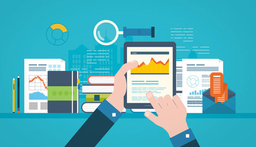
#> input picture internetgrafi-prom-750x430 - Copy.png, 256 x 147 px, shrunk from 750 x 430 before the run
$ python Actividad2.py
#> lines starting #> are read from the running program, lines starting #| are printed output that depends on the picture
#Referencias
#By Abhisek Jana
#https://github.com/adeveloperdiary/blog/tree/master/Computer_Vision/Sobel_Edge_Detection
#http://www.adeveloperdiary.com/data-science/computer-vision/how-to-implement-sobel-edge-detection-using-python-from-scratch/
#Modified by Benjamin Valdes

import numpy as np
import cv2
import matplotlib.pyplot as plt

def conv_helper(fragment, kernel):
    """ multiplica 2 matrices y devuelve su suma"""

    f_row, f_col = fragment.shape
    k_row, k_col = kernel.shape
    result = 0.0
    for row in range(f_row):
        for col in range(f_col):
            result += fragment[row,col] *  kernel[row,col]
    return result

def convolution(image, h, w):
    """Aplica una convolucion sin padding (valida) de una dimesion
    y devuelve la matriz resultante de la operación
    """

    image_row, image_col = image.shape #asigna alto y ancho de la imagen
    kernel_row, kernel_col = (h, w) #asigna alto y ancho del filtro

    output = np.zeros(image.shape) #matriz donde guardo el resultado
    kernel = np.ones ((h, w))

    for row in range(image_row):
        for col in range(image_col):
                output[row, col] = conv_helper(
                                    image[row:row + kernel_row,
                                    col:col + kernel_col],kernel)

    plt.imshow(output, cmap='gray')
    plt.title("Output Image using {}X{} Kernel".format(kernel_row, kernel_col))
    plt.show()

    return output

path = r'internetgrafi-prom-750x430 - Copy.png'
img = cv2.imread(path)
#> img is the input picture: shape (147, 256, 3); mean B, G, R 189, 178.3, 86.2
image = cv2.cvtColor(img, cv2.COLOR_BGR2GRAY)
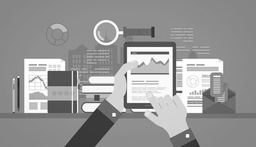
#> image: shape (147, 256); min 30, max 255, mean 152
print ("Ingresa el tamano de la vecindad: ")
h = int(input("renglones: "))
#> the answer given: 3
w = int(input("columnas: "))
#> the answer given: 3
convolution(image, h, w)
#> after the loop in convolution, `for row in range(image_row):`:
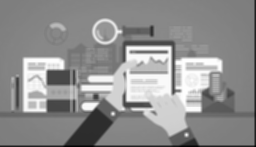
#> output: shape (147, 256) float64; min 133, max 2295, mean 1354.9; drawn with min black and max white
